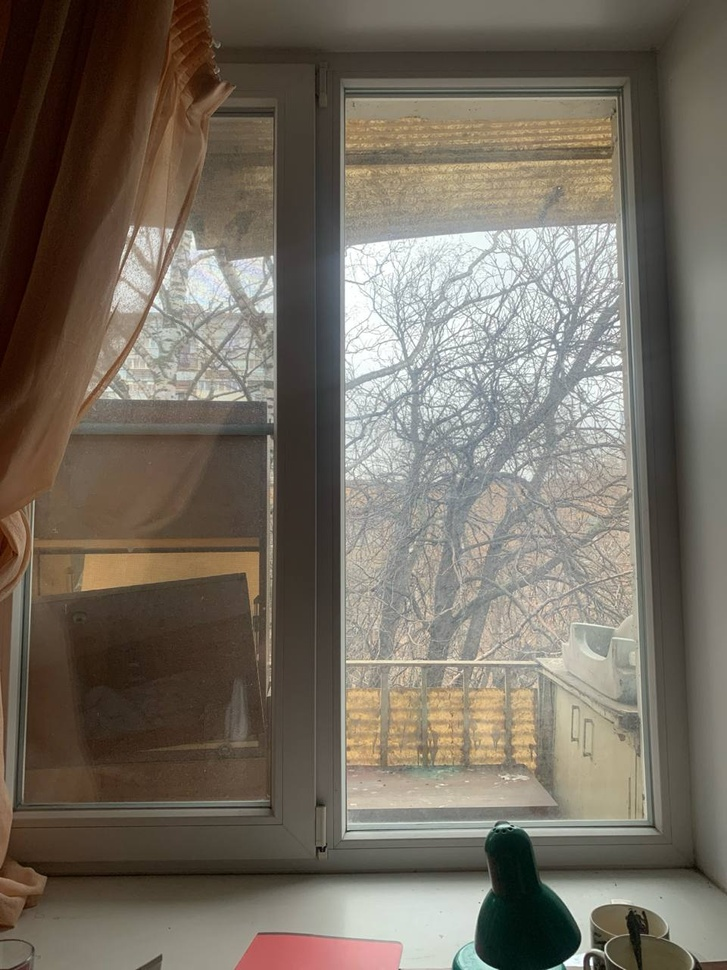
#> input picture img1.jpg, 727 x 970 px, shrunk from 960 x 1280 before the run, found by its file name
$ python calculate_movement.py
#> lines starting #> are read from the running program, lines starting #| are printed output that depends on the picture
import cv2
import numpy as np
import os

folder_path = '/dataset1/image_l'
frames = sorted(os.listdir(folder_path))

camera_positions = []

def _load_calib(filepath):
    """
    Loads the calibration of the camera
    Parameters
    ----------
    filepath (str): The file path to the camera file

    Returns
    -------
    K (ndarray): Intrinsic parameters
    P (ndarray): Projection matrix
    """
#> called with filepath = '/dataset1/calib.txt'
    with open(filepath, 'r') as f:
#> (reads dataset1/calib.txt from the repository)
        params = np.fromstring(f.readline(), dtype=np.float64, sep=' ')
        P = np.reshape(params, (3, 4))
        K = P[0:3, 0:3]
    return K, P

K, P = _load_calib('/dataset1/calib.txt')
sift = cv2.SIFT_create()

bf = cv2.BFMatcher(cv2.NORM_L2, crossCheck=False)

img1 = cv2.imread('C:/Users/steph/PycharmProjects/SIFT_trajectory/img1.jpg')
#> img1 is the input picture: shape (970, 727, 3); mean B, G, R 97.5, 109.4, 117.5
img2 = cv2.imread('C:/Users/steph/PycharmProjects/SIFT_trajectory/img2.jpg')
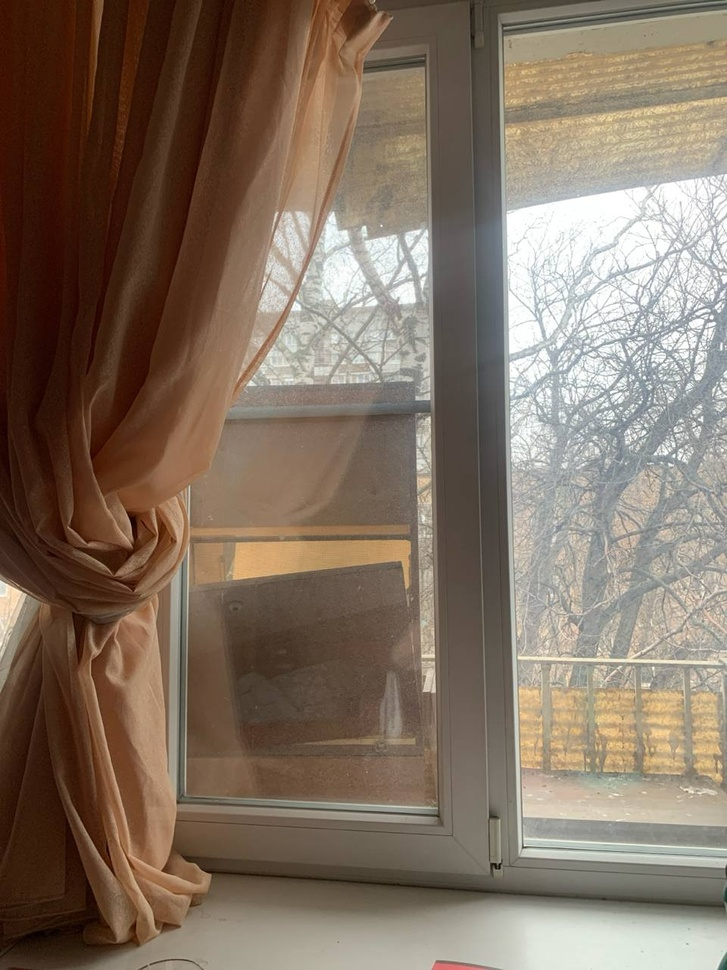
#> input picture img2.jpg, 727 x 970 px, shrunk from 960 x 1280 before the run, found by its file name
#> img2 is the input picture: shape (970, 727, 3); mean B, G, R 98.3, 113.8, 130.5

img1 = cv2.cvtColor(img1, cv2.COLOR_BGR2GRAY)
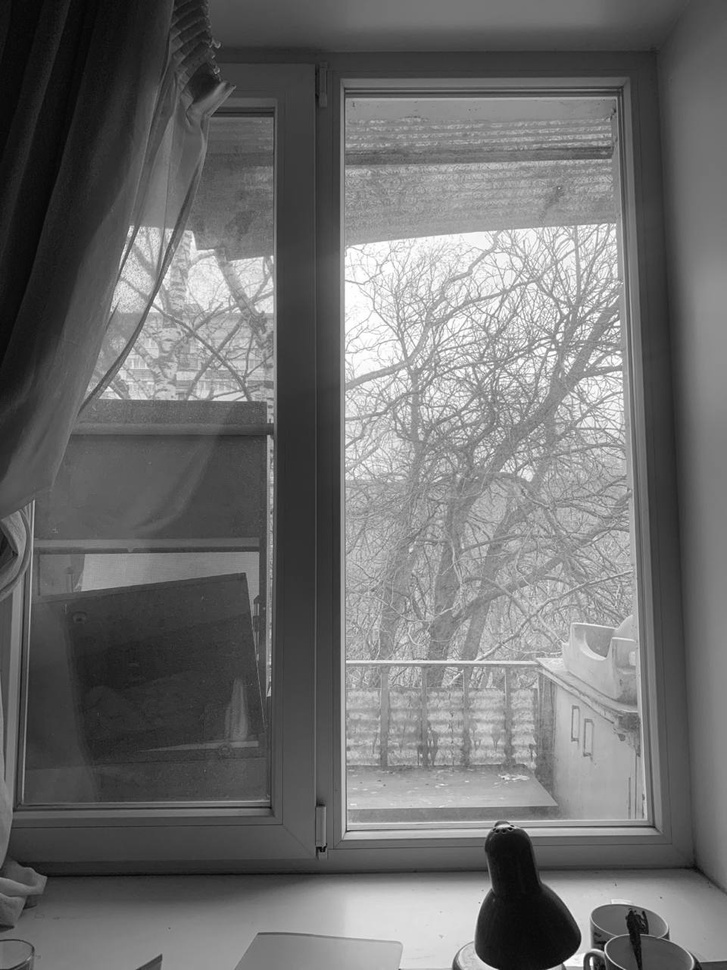
#> img1: shape (970, 727); min 4, max 255, mean 110.4
img2 = cv2.cvtColor(img2, cv2.COLOR_BGR2GRAY)
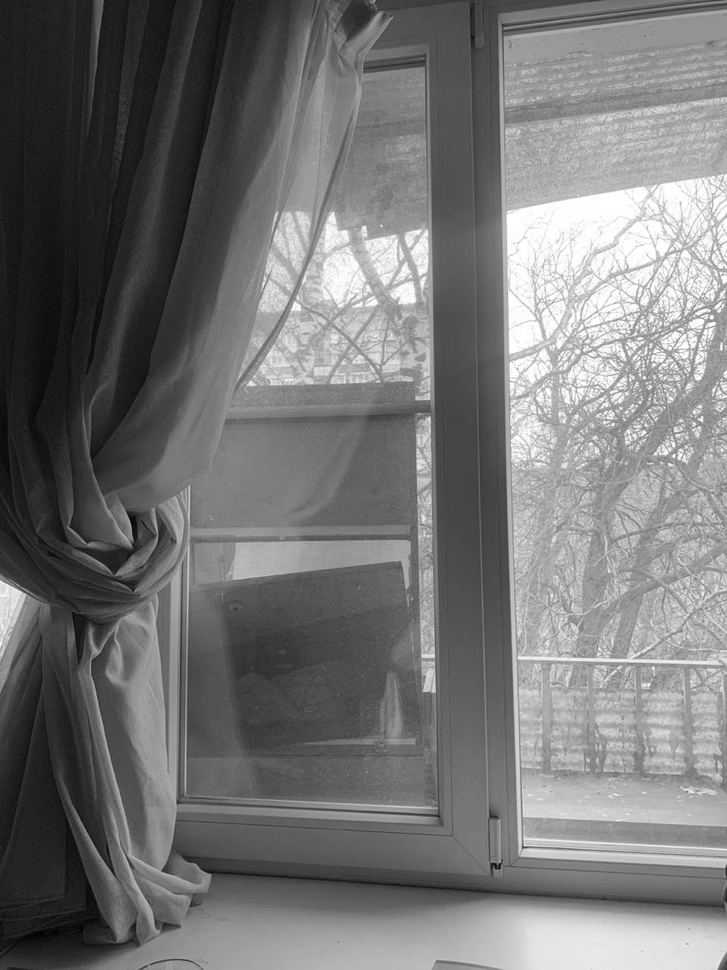
#> img2: shape (970, 727); min 3, max 255, mean 117
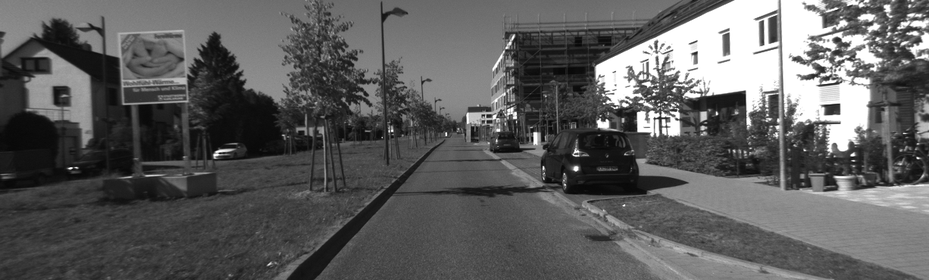
#> input picture dataset1/image_l/000000.png, 929 x 280 px, shrunk from 1226 x 370 before the run, found by its file name
#> further down, img1 is the input picture: shape (280, 929, 3); min 3, max 255, mean 93.3
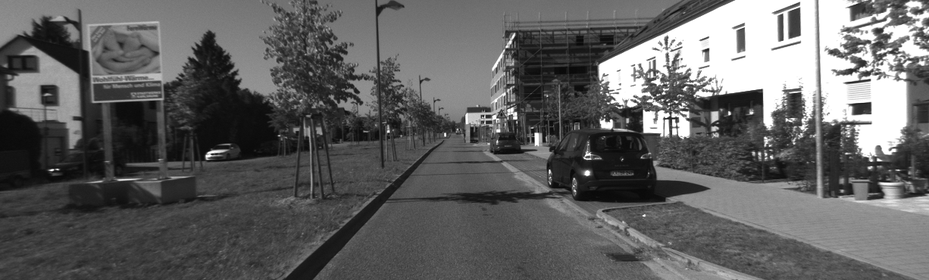
#> input picture dataset1/image_l/000001.png, 929 x 280 px, shrunk from 1226 x 370 before the run, found by its file name
#> further down, img2 is the input picture: shape (280, 929, 3); min 1, max 255, mean 96.8

def find_camera_pose(img1,img2):
    keypoints_1, descriptors_1 = sift.detectAndCompute(img1, None)
#> keypoints_1 = 1961 keypoints; strongest (x, y, size): (576, 168, 3.9), (70, 168, 1.9), (717, 113, 1.9), (853, 155, 2.6)
    keypoints_2, descriptors_2 = sift.detectAndCompute(img2, None)
#> keypoints_2 = 2047 keypoints; strongest (x, y, size): (587, 173, 4.2), (862, 108, 10.1), (606, 125, 7.6), (445, 134, 1.9)

    matches = bf.knnMatch(descriptors_1, descriptors_2, k=2)
#> matches = 1961 matches
    good_matches = [m for m,n in matches if m.distance < 0.75 * n.distance]
#> good_matches = 779 matches

    # Выделение координат ключевых точек
    src_pts = np.float32([keypoints_1[m.queryIdx].pt for m in good_matches]).reshape(-1, 1, 2)
#> src_pts = 779 rows, first 8: [25.94, 78.3], [27.48, 109.7], [30.25, 76.02], [35.27, 35.51], [39.59, 35.4], [41.11, 121.4], [45.29, 27.14], [45.87, 59.64]
    dst_pts = np.float32([keypoints_2[m.trainIdx].pt for m in good_matches]).reshape(-1, 1, 2)
#> dst_pts = 779 rows, first 8: [8.9, 76.39], [11.23, 109], [13.43, 74.16], [25.01, 33.47], [29.52, 33.35], [24.29, 120.6], [35.55, 25.11], [33.29, 57.84]

    E, _ = cv2.findEssentialMat(src_pts, dst_pts, cameraMatrix=K, method=cv2.RANSAC, prob=0.999, threshold=1.0)
#> E = [[-0.000418, -0.69, -0.0481], [0.691, -0.000479, 0.144], [0.0473, -0.146, -0.000235]]
    _, R, t, _ = cv2.recoverPose(E, src_pts, dst_pts, cameraMatrix=K)
#> R = [[1, -0.000479, -0.00182], [0.00048, 1, 0.00102], [0.00182, -0.00102, 1]]; t = [0.206, 0.067, -0.976]

    # Положение камеры в 3D-пространстве
    if len(camera_positions) == 0:
        world_R = np.eye(3)
        world_t = np.zeros((3, 1))
    else:
        world_R = camera_positions[-1][0]
        world_t = camera_positions[-1][1]

    # Обновляем мировые координаты камеры
    new_t = world_t + world_R @ t
#> new_t = [0.206, 0.067, -0.976]
    new_R = world_R @ R
#> new_R has the same summary as R

    camera_positions.append((new_R, new_t))

    #camera_positions.append(camera_pos)


for i in range(len(frames)-1):
    file_path1 = os.path.join(folder_path, frames[i])
    file_path2 = os.path.join(folder_path, frames[i+1])

    img1 = cv2.imread(file_path1)
    img2 = cv2.imread(file_path2)

    img1 = cv2.cvtColor(img1, cv2.COLOR_BGR2GRAY)
    img2 = cv2.cvtColor(img2, cv2.COLOR_BGR2GRAY)

    find_camera_pose(img1, img2)

import pickle

with open('camera_positions.pkl', 'wb') as f:
    pickle.dump(camera_positions, f)
